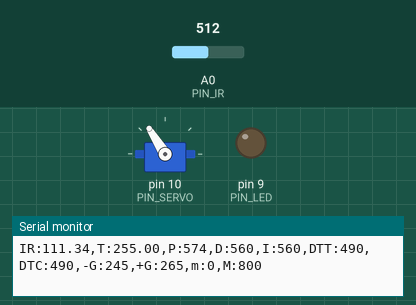
Bench run of a sketch on a simulated Arduino Uno, built with avr-gcc and run on an emulated ATmega328P. Parts: servo, output pins drawn as LEDs (lit = HIGH), the last lines printed to the serial monitor. The test bench sets the inputs (shaded band); at power-on: A0 (PIN_IR) = 512.

Above: at 1.2 s.
1.3 s: A0 (PIN_IR) set to 514
2.9 s: A0 (PIN_IR) set to 716
At 3.9 s:
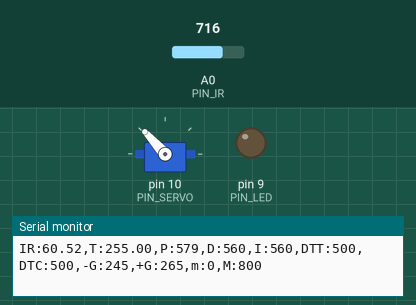
4.6 s: A0 (PIN_IR) set to 511
6.3 s: A0 (PIN_IR) set to 122
At 7.8 s:
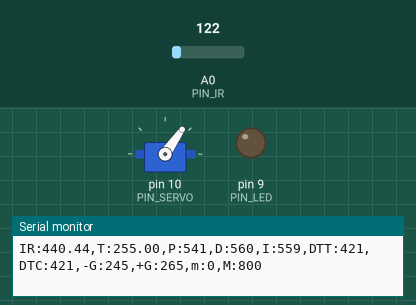
8.1 s: A0 (PIN_IR) set to 40
At 9.4 s:
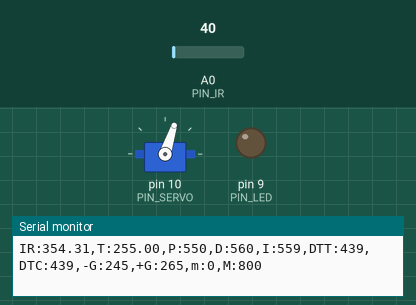
Timing chart, 0 to 11.0 s (numbered marks = the images above; inputs shaded):
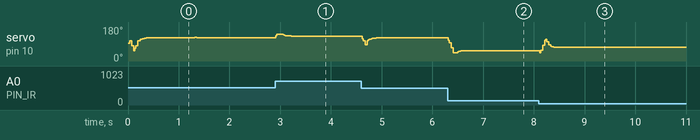

Measured:
- after the input at 2.9 s, servo on pin 10 (PIN_SERVO): 122° → 141° at once, → 133° 0.14 s later, → 132° 0.16 s later

The sketch:

PID.ino
```cpp
#include <Servo.h>     // [20213066] 서보모터 라이브러리 사용

/////////////////////////////
// Configurable parameters //
/////////////////////////////

// Arduino pin assignment
#define PIN_LED 9          // [20200000] LED 핀 정의
#define PIN_SERVO 10       // [20213069] servo 핀 정의
#define PIN_IR A0      // [20213077] analong 핀 정의

// Framework setting
#define _DIST_TARGET 255  // [20213080] 멈추려는 목표거리 정의
#define _DIST_MIN 100 // [20213058] 측정 최소거리, 플로터 범위
#define _DIST_MAX 410    // [20213065] 측정 최대거리,플로터 범위

// Distance sensor
#define _DIST_ALPHA 0.1

// Servo range
#define _DUTY_MIN 1000    // [20213060] 서보 duty 최소값
#define _DUTY_NEU 1500    // [20213064] 서보 duty 중간값
#define _DUTY_MAX 2000    // [20213079] 서보 duty 최댓값

// Servo speed control
#define _SERVO_ANGLE 30       // [20213062] 서보 각도
#define _SERVO_SPEED 200     // [20213075] 서보의 속도

// Event periods
#define _INTERVAL_DIST 20   // [20213058] 거리측정 주기
#define _INTERVAL_SERVO 20    // [20213055] 서보 조정 주기
#define _INTERVAL_SERIAL 100  // [20213058] 시리얼 제어 주기

#define DELAY_MICROS  1500 // 필터에 넣을 샘플값을 측정하는 딜레이
#define EMA_ALPHA 0.35     // EMA 필터 값을 결정하는 ALPHA 값

// PID parameters
#define _KP 2.0
#define _KI 0.1
#define _KD 80.0

#define _ITERM_MAX 50


//////////////////////
// global variables //
//////////////////////

// Servo instance
Servo myservo;    // [20213068] 서보 변수명을 myservo로 선언

// Distance sensor
float dist_target; // location to send the ball
float dist_raw, dist_ema, dist_cali;    // [20213077] 측정값, ema필터 적용값

// Event periods
unsigned long last_sampling_time_dist, last_sampling_time_servo, last_sampling_time_serial;
bool event_dist, event_servo, event_serial; // [20213072] 거리, 서보, 시리얼 측정 여부

// Servo speed control
int duty_chg_per_interval; // [20213058]한 주기 당 제어할 최대 duty값
int duty_target, duty_curr; // [20213055] 목표 pulse주기값, 현재 pulse주기값

// PID variables
float error_curr, error_prev, control, pterm, dterm, iterm;

float ema_dist=0;            // EMA 필터에 사용할 변수
float filtered_dist;       // 최종 측정된 거리값을 넣을 변수
float samples_num = 3;     // 스파이크 제거를 위한 부분필터에 샘플을 몇개 측정할 것인지

const float coE[] = {0.0000006, -0.0020767, 1.9200569, -78.4970284};

void setup() {
// initialize GPIO pins for LED and attach servo
pinMode(PIN_LED,OUTPUT);
myservo.attach(PIN_SERVO);

// move servo to neutral position
duty_target = duty_curr = _DUTY_NEU; // [20213075] 초기화
myservo.writeMicroseconds(duty_curr); // [20213078] 서보 중립위치

// initialize serial port
Serial.begin(57600); // [20213058]

// initialize global variables
dist_target = _DIST_TARGET;
dist_raw = dist_ema = ir_distance();
error_curr = error_prev = dist_target - dist_raw;

last_sampling_time_dist = 0; // [20213078] last_sampling_time_dist 초기화
last_sampling_time_servo = 0; // [20213055]
last_sampling_time_serial = 0; // [20213080]

pterm = dterm = iterm = 0;

event_dist = event_servo = event_serial = false;

// convert angle speed into duty change per interval.
  duty_chg_per_interval = (float)(_DUTY_MAX - _DUTY_MIN) * _SERVO_SPEED / ((float)_SERVO_ANGLE) * _INTERVAL_SERVO / 1000; // [20213078] 한 주기 당 제어할 최대 duty값 초기화
}


void loop() {
/////////////////////
// Event generator //
/////////////////////
  unsigned long time_curr = millis();
  if(time_curr >= last_sampling_time_dist + _INTERVAL_DIST) {
        last_sampling_time_dist += _INTERVAL_DIST;
        event_dist = true;
  }
  if(time_curr >= last_sampling_time_servo + _INTERVAL_SERVO) {
        last_sampling_time_servo += _INTERVAL_SERVO;
        event_servo = true;
  }
  if(time_curr >= last_sampling_time_serial + _INTERVAL_SERIAL) {
        last_sampling_time_serial += _INTERVAL_SERIAL;
        event_serial = true;
  }
//[20213080]


////////////////////
// Event handlers //
////////////////////

  if(event_dist) {
     event_dist = false; //[20213078]
  // get a distance reading from the distance sensor
      dist_raw = ir_distance(); // [20213055]
      filtered_dist = filtered_ir_distance();
      dist_cali = coE[0] * pow(filtered_dist, 3) + coE[1] * pow(filtered_dist, 2) + coE[2] * filtered_dist + coE[3];
//      dist_ema = (1 - _DIST_ALPHA) * dist_ema + _DIST_ALPHA * dist_raw;  //[20213075]

  // PID control logic
    error_curr = dist_target - dist_cali; // [20213075]
    pterm = _KP * error_curr; // [20213078]
    dterm = _KD * (error_curr - error_prev);  //[20213077]
    iterm = _KI * error_curr;
    control = pterm + dterm + iterm; // [20213078]

  // duty_target = f(duty_neutral, control)
    duty_target = _DUTY_NEU + control; // [20213055]

  // keep duty_target value within the range of [_DUTY_MIN, _DUTY_MAX]
  if(duty_target < _DUTY_MIN){
    duty_target = _DUTY_MIN;
  } // [20213080]
  if(duty_target > _DUTY_MAX){
    duty_target = _DUTY_MAX;
  } // [20213080]

   error_prev = error_curr;  // error update

   if(iterm > _ITERM_MAX) iterm = _ITERM_MAX;
   if(iterm < -_ITERM_MAX) iterm = -_ITERM_MAX;
  }

  if(event_servo) {
event_servo = false; // [20213078]

    // adjust duty_curr toward duty_target by duty_chg_per_interval

    // update servo position

// adjust duty_curr toward duty_target by duty_chg_per_interval
  if(duty_target > duty_curr) {
  duty_curr += duty_chg_per_interval;
  if(duty_curr > duty_target) duty_curr = duty_target;
  }
  else {
  duty_curr -= duty_chg_per_interval;
  if(duty_curr < duty_target) duty_curr = duty_target;

  } // [20213075]

}
  // update servo position
  myservo.writeMicroseconds(duty_curr); // [20213058]


  if(event_serial) {
    event_serial = false; // [20213078]
    Serial.print("IR:");
    Serial.print(dist_cali);
    Serial.print(",T:");
    Serial.print(dist_target);
    Serial.print(",P:");
    Serial.print(map(pterm,-1000,1000,510,610));
    Serial.print(",D:");
    Serial.print(map(dterm,-1000,1000,510,610));
    Serial.print(",I:");
    Serial.print(map(iterm,-1000,1000,510,610));
    Serial.print(",DTT:");
    Serial.print(map(duty_target,1000,2000,410,510));
    Serial.print(",DTC:");
    Serial.print(map(duty_curr,1000,2000,410,510));
    Serial.println(",-G:245,+G:265,m:0,M:800");
 // [20213071]
// Min :측정 최소거리, Max : 최대거리, Low : 목표구역 최소거리, dist_target :기준이 되는 거리, High : 목표구역 최대거리 값을 시리얼 모니터에 표시

  }
}

float ir_distance(void){ // return value unit: mm
  int a = 80;
  int b = 429;
  float val;
  float volt = float(analogRead(PIN_IR));
  val = ((6762.0/(volt-9.0))-4.0) * 10.0;
  val = 100 + 300.0 / (b - a) * (val - a);
  return val;
} // [20213075]

float under_noise_filter(void){ // 아래로 떨어지는 형태의 스파이크를 제거해주는 필터
  int currReading;
  int largestReading = 0;
  for (int i = 0; i < samples_num; i++) {
    currReading = ir_distance();
    if (currReading > largestReading) { largestReading = currReading; }
    // Delay a short time before taking another reading
    delayMicroseconds(DELAY_MICROS);
  }
  return largestReading;
}

float filtered_ir_distance(void){ // 아래로 떨어지는 형태의 스파이크를 제거 후, 위로 치솟는 스파이크를 제거하고 EMA필터를 적용함.
  // under_noise_filter를 통과한 값을 upper_nosie_filter에 넣어 최종 값이 나옴.
  int currReading;
  int lowestReading = 1024;
  for (int i = 0; i < samples_num; i++) {
    currReading = under_noise_filter();
    if (currReading < lowestReading) { lowestReading = currReading; }
  }
  // eam 필터 추가
  ema_dist = EMA_ALPHA*lowestReading + (1-EMA_ALPHA)*ema_dist;
  return ema_dist;
}
```
